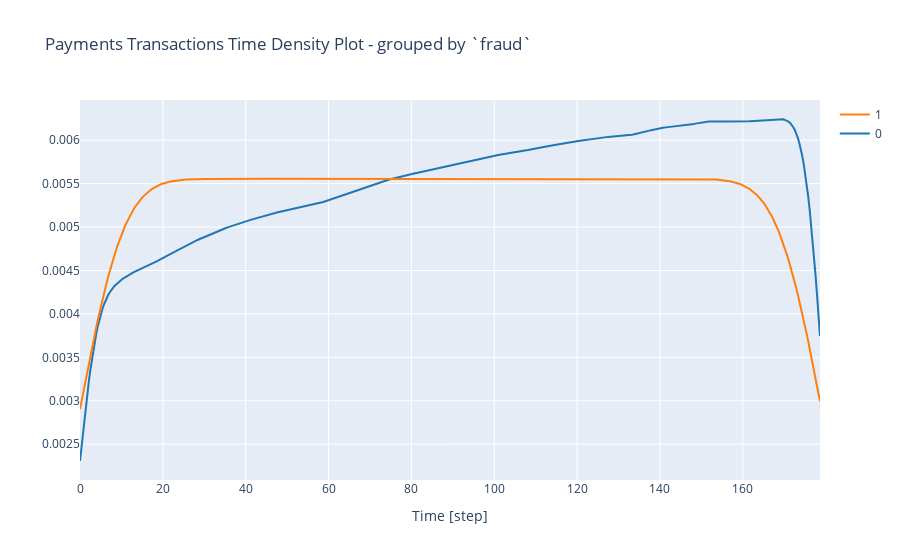

The cell this chart's notebook holds for it:
### Code cell
plot_distplot_grouped(data1, 'fraud')

### Figure 1 — Plotly figure (JSON) as saved in the notebook; plotly's stock layout.template omitted (floating-point values rounded to 4 significant figures; data arrays with more than 128 entries replaced by an {"elided": "..."} marker saying what was removed)
{"data": [{"legendgroup": "0", "marker": {"color": "rgb(31, 119, 180)"}, "mode": "lines", "name": "0", "showlegend": true, "type": "scatter", "x": {"elided": "500 float values"}, "xaxis": "x", "y": {"elided": "500 float values"}, "yaxis": "y"}, {"legendgroup": "1", "marker": {"color": "rgb(255, 127, 14)"}, "mode": "lines", "name": "1", "showlegend": true, "type": "scatter", "x": {"elided": "500 float values"}, "xaxis": "x", "y": {"elided": "500 float values"}, "yaxis": "y"}], "layout": {"barmode": "overlay", "hovermode": "closest", "legend": {"traceorder": "reversed"}, "title": {"text": "Payments Transactions Time Density Plot - grouped by `fraud`"}, "xaxis": {"anchor": "y2", "domain": [0, 1], "title": {"text": "Time [step]"}, "zeroline": false}, "yaxis": {"anchor": "free", "domain": [0, 1], "position": 0}}}
